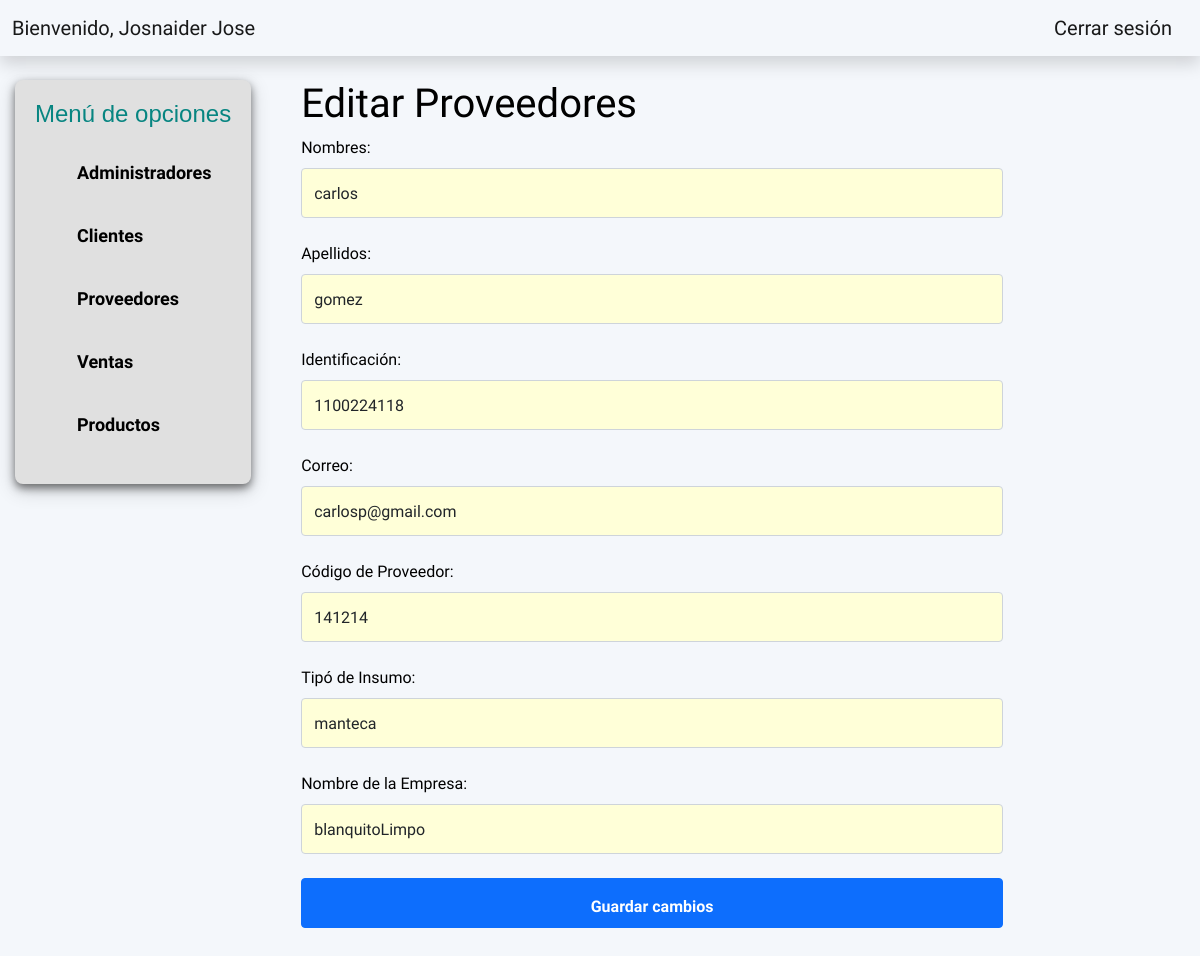
The page /Vistas/vista_EditProveedor.php?idp=1 (signed in) on the database its author committed.
### tables this page shows
CREATE TABLE `tb_administradores` (
  `id` int(11) NOT NULL,
  `nombre` varchar(50) NOT NULL,
  `apellidos` varchar(50) NOT NULL,
  `identificacion` varchar(20) NOT NULL,
  `codigo_admin` varchar(20) NOT NULL,
  `telefono` varchar(20) NOT NULL,
  `correo` varchar(50) NOT NULL,
  `pass` varchar(50) NOT NULL
);

CREATE TABLE `tb_proveedores` (
  `id` int(50) NOT NULL,
  `nombres` varchar(50) NOT NULL,
  `apellidos` varchar(50) NOT NULL,
  `identificacion` varchar(20) NOT NULL,
  `correo` varchar(50) NOT NULL,
  `codigo_pro` varchar(20) NOT NULL,
  `insumo` varchar(50) NOT NULL,
  `nombre_empresa` varchar(50) NOT NULL
);

### Vistas/includes/consulta.php (called while the page is built, shortened)
<?php
require('../Variables/Conexion.php');
if (!isset($_SESSION['exito'])) {
    header("refresh:3;url=Login.php");
    mostrarHtml3();
    exit();
} else {
    $usuario = $_SESSION['exito'];
    $query = "SELECT * FROM tb_administradores where identificacion = $usuario";
    $resultado = $conexion->query($query);
    $filas = $resultado->fetch_assoc();
    if (isset($_GET['idp'])) {
        $id_proveedores = (int) $_GET['idp'];
        $query9 = "SELECT * FROM tb_proveedores where id = $id_proveedores LIMIT 1";
        $resultado9 = $conexion->query($query9);
        $filasp = $resultado9->fetch_assoc();
    } else {
        $id_proveedores = 0;
    }
}

### Vistas/vista_EditProveedor.php (the view, shortened to what this page needs)
<?php
include('../Variables/Conexion.php');
include("includes/consulta.php");
?>
<!DOCTYPE html>
<html lang="en">
<head>
    <link rel="stylesheet" href="https://stackpath.bootstrapcdn.com/bootstrap/5.0.0-alpha1/css/bootstrap.min.css">
    <link rel="stylesheet" href="../Css/style.css?v=1" />
</head>
<body>
    <header>
        <?php include("includes/header.php"); ?>
    </header>
    <main>
        <div class="contenedor">
            <aside>
                <?php include("includes/aside.php"); ?>
            </aside>
            <div class="contenedor-2">
                <form action="" method="POST" class="mb-3">
                    <div class="post">
                        <h1 class="titulo">Editar Proveedores</h1>
                        <div class="form-group">
                            <div class="mb-4">
                                <label for="name" class="form-label font-weight-bold">Nombres:</label>
                                <input type="text" class="form-control bg-light-s border-1" name="nombres" value=<?php echo $filasp['nombres']; ?> id="name" required="" />
                            </div>
                            <div class="mb-4">
                                <label for="ape" class="form-label font-weight-bold">Apellidos:</label>
                                <input type="text" class="form-control bg-light-s border-1" name="apellidos" value=<?php echo $filasp['apellidos']; ?> id="ape" required="" />
                            </div>
                        </div>
                        <div class="form-group">
                            <div class="mb-4">
                                <label for="ide" class="form-label font-weight-bold">Identificación:</label>
                                <input type="text" class="form-control bg-light-s border-1" name="identi" value=<?php echo $filasp['identificacion']; ?> id="ide" required="" />
                            </div>
                        </div>
                        <div class="form-group">
                            <div class="mb-4">
                                <label for="cor" class="form-label font-weight-bold">Correo:</label>
                                <input type="text" class="form-control bg-light-s border-1" name="correo" value=<?php echo $filasp['correo']; ?> id="cor" required="" />
                            </div>
                        </div>
                        <div class="form-group">
                            <div class="mb-4">
                                <label for="cod" class="form-label font-weight-bold">Código de Proveedor:</label>
                                <input type="text" class="form-control bg-light-s border-1" name="codigo_pro" value=<?php echo $filasp['codigo_pro']; ?> id="cod" required="" />
                            </div>
                            <div class="mb-4">
                                <label for="cor" class="form-label font-weight-bold">Tipó de Insumo:</label>
                                <input type="text" class="form-control bg-light-s border-1" name="insumo" value=<?php echo $filasp['insumo']; ?> id="ins" required="" />
                            </div>
                            <div class="mb-4">
                                <label for="cor" class="form-label font-weight-bold">Nombre de la Empresa:</label>
                                <input type="text" class="form-control bg-light-s border-1" name="nombre_empresa" value=<?php echo $filasp['nombre_empresa']; ?> id="nbr" required="" />
                            </div>
                            <button type="submit" name="editar" class="btn btn-primary w-100">Guardar cambios</button>
                        </div>
                    </div>
                </form>
            </div>
        </div>
    </main>
</body>
</html>

### Vistas/includes/header.php (shortened to what this page needs)
<nav class="navbar navbar-expand navbar-light text-white topbar mb-4 static-top shadow">
    <div class="container-fluid">
        <a class="navbar-brand" href="ModuloAdministrador.php">Bienvenido,
            <?php
            echo $filas['nombre'];
            echo $filas['apellidos'];
            ?>
        </a>
        <a class="navbar-brand" href="../Variables/CerrarConexion.php">Cerrar sesión</a>
    </div>
</nav>

### Css/style.css (style rules this page uses)
:root { --dark: #000000; --dark-x: #1E2126; --light: #ffffff; --teal: #46b842; --teal-x: #CAFEB2; --blue-x: #1EA2F8; --light-s: #FFFFD8; }
body { font-family: 'Spartan', 'sans-serif'; font-weight: 300; color: var(--light); background-color: #F4F7FB; }
.btn { min-height: 3.125rem; font-weight: 600; }
.form-control { min-height: 3.125rem; line-height: initial; }
aside { min-width: 20%; height: 100%; background-color: #E0E0E0; padding: 20px; border-radius: 8px; position: sticky; top: 10px; box-shadow: 0 4px 8px 0 rgba(0, 0, 0, 0.5), 0 6px 20px 0 rgba(0, 0, 0, 0.19); }
.contenedor { max-width: 97.5%; width: 100%; margin: 15px; display: flex; justify-content: space-between; }
.contenedor-2 { max-width: 100%; width: 60%; margin-left: 50px; margin-right: auto; display: block; color: black; }
.btn { padding-top: 14px; }
.bg-light-s { background-color: var(--light-s); }

### rows shown on the page
tb_administradores: nombre "Josnaider", apellidos "Jose"
tb_proveedores: nombres "carlos", apellidos "gomez", identi "1100224118", correo "carlosp@gmail.com", codigo_pro "141214", insumo "manteca", nombre_empresa "blanquitoLimpo"
